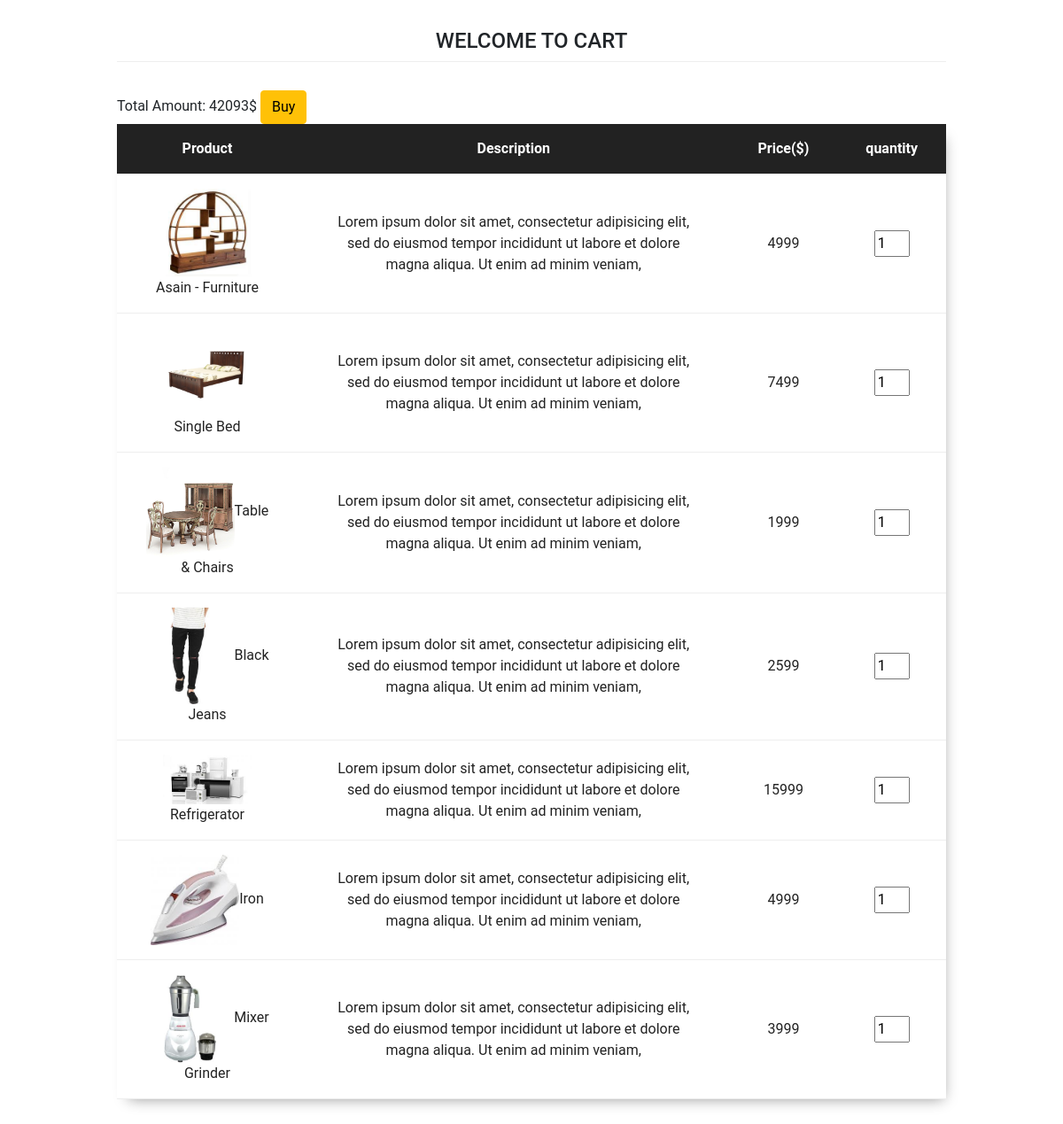
Page /cart.php (signed in) on the committed database.
### tables this page shows
CREATE TABLE `product` (
  `p_id` int(255) NOT NULL,
  `p_category` int(255) NOT NULL,
  `p_brand` int(255) NOT NULL,
  `p_name` varchar(30) NOT NULL,
  `p_price` int(10) NOT NULL,
  `p_image` varchar(255) NOT NULL
);

### cart.php (the view, shortened to what this page needs)
<!DOCTYPE html>
<html lang="en">
<head>
    <link href="https://cdn.jsdelivr.net/npm/bootstrap@5.0.0-beta3/dist/css/bootstrap.min.css" rel="stylesheet">
</head>
<body>
   <div class="table-container">
     <h2 class="table-heading"> Welcome to cart</h2>
   <table>
   <thead>
   <th>Product</th>
   <th>Description</th>
   <th>Price($)</th>
   <th>quantity</th>
   </thead>
         <tbody>
           <?php
             $conn=mysqli_connect("localhost","root",'','test');
             $res=mysqli_query($conn,"select * from product,cart where pro_id=p_id  ");
             if(mysqli_num_rows($res)>0){
                    while($row=mysqli_fetch_array($res)){
                        $pro_name=$row['p_name'];
                        $pro_image=$row['p_image'];
                        $pro_price=$row['p_price'];
                        $userid= $row['user_id'];
                         if($_SESSION['u_id']==$userid){
                        echo "
                       <tr>
                        <td> <img src='images/$pro_image' style='width:100px;height=100px;'>$pro_name </td>
                        <td style='widthL:500px'> Lorem ipsum dolor sit amet, consectetur adipisicing elit, sed do eiusmod tempor incididunt ut labore et dolore magna aliqua. Ut enim ad minim veniam,</td>
                        <td> $pro_price</td>
                        <td> <input type='number' name='qty' value='1' style='width:40px'/></td>
                       </tr>
                        ";
                         }
                    }
                    echo"
                    <a href='Transaction.php'> <button class='btn btn-warning'> Buy </button></a>
                    ";
             }
             ?>
        </tbody>
   </table>
   </div>
</body>
</html>

### cart.php (style rules this page uses)
.table-container { padding :32px; font-family:"Roboto", sans-serif; margin-right:100px; margin-left:100px; }
.table-container h2.table-heading { text-align: center; text-transform:uppercase; font-size: 24px; margin-bottom:32px; border-bottom: 1px solid #eee; padding-bottom: 8px; }
.table-container table { width:100%; background:#fff; color: #222; padding: 24px; box-shadow: 5px 8px 15px -8px rgba(0,0,0,0.4); border-collapse: collapse; }
.table-container table td, .table-container table th { padding:16px 32px; text-align:center; }
.table-container table tr { border-bottom : 1px solid #eee; }

### rows in the picture
product: p_image (picture), p_name "Asain - Furniture", p_price "4999"
product: p_image (picture), p_name "Single Bed", p_price "7499"
product: p_image (picture), p_name "Table & Chairs", p_price "1999"
product: p_image (picture), p_name "Black Jeans", p_price "2599"
product: p_image (picture), p_name "Refrigerator", p_price "15999"
product: p_image (picture), p_name "Iron", p_price "4999"
product: p_image (picture), p_name "Mixer Grinder", p_price "3999"
